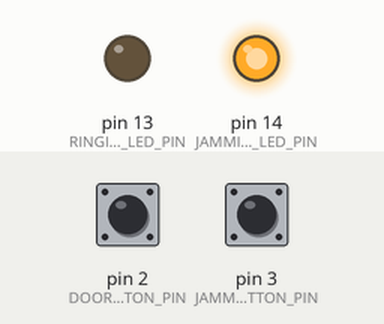
This sketch was run on a simulated Arduino Uno, built with avr-gcc and run on an emulated ATmega328P. Shown: output pins drawn as LEDs (lit = HIGH). The inputs (shaded band) are chosen by the test bench; at power-on: pin 2 (DOORBELL_BUTTON_PIN) HIGH, pin 3 (JAMMER_BUTTON_PIN) LOW. Pins used as bus, display or sensor lines are not drawn.

Above: at 0.05 s.
Timing chart, 0 to 13.4 s (numbered marks = the images above):
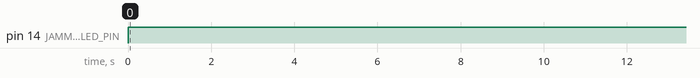

The sketch:

doorbell.ino
```cpp
// Doorbell ringer/jammer
// Adapted from "digital ding dong ditch" by samy kamkar - http://samy.pl/dingdong

#define BAUD 4800

#define TX_PIN 7

#define DOORBELL_BUTTON_PIN 2
#define RINGING_LED_PIN 13

#define JAMMER_BUTTON_PIN 3
#define JAMMING_LED_PIN 14

// Payload to be transmitted
byte bellMessage[] = {0x8E, 0x8E, 0x8E, 0x88, 0x8e, 0x8e, 0x8e, 0x8e, 0xee, 0xee, 0xee, 0x88, 0x80, 0x00, 0x00, 0x00, 0x00};

// Jamming pattern - stream of bits, 10101010 etc.  Send this 38 times for a second, 190 times for 5 seconds.
byte jammingMessage[] = {0xAA, 0xAA, 0xAA, 0xAA, 0xAA, 0xAA, 0xAA, 0xAA, 0xAA, 0xAA, 0xAA, 0xAA, 0xAA, 0xAA, 0xAA, 0xAA};

// This method is executed one time on the arduino.  Configure modes of various pins
void setup()
{
  pinMode(TX_PIN, OUTPUT);

  pinMode(DOORBELL_BUTTON_PIN, INPUT);
  pinMode(RINGING_LED_PIN, OUTPUT);

  pinMode(JAMMER_BUTTON_PIN, INPUT);
  pinMode(JAMMING_LED_PIN, OUTPUT);

  Serial.println("Doorbell Ringer");
}

void transmit(byte pattern[], int patternSize, int baud) {
  int bitSignalDurationMs = 1000.0 / baud * 1000.0;

  for (int i=0; i < patternSize; i++) {
    byte b = pattern[i];

    // Loop through each bit in the byte
    for (int j=0; j < 8; j++) {
        // If most significant bit is set, then transmit.
        if (b & 0x80) {
          digitalWrite(TX_PIN, HIGH);
        } else {
          digitalWrite(TX_PIN, LOW);
        }

        delayMicroseconds(bitSignalDurationMs);

        // Shift bits to the left and repeat
        b <<= 1;
    }
  }
  digitalWrite(TX_PIN, LOW);
}

void loop()
{
  // See if ringer button was pressed
  if (digitalRead(DOORBELL_BUTTON_PIN) == LOW) {
    // Turn on ringing LED
    digitalWrite(RINGING_LED_PIN, HIGH);
    Serial.println("Ringing");

    for (int j=0; j < 12; j++) {
      transmit(bellMessage, sizeof(bellMessage), 4800);
    }

    // Turn off ringing LED
    digitalWrite(RINGING_LED_PIN, LOW);
  } else {
    // See if jamming button was pressed
    if (digitalRead(JAMMER_BUTTON_PIN) == LOW) {
      // Turn on jamming LED
      digitalWrite(JAMMING_LED_PIN, HIGH);
      Serial.println("Jamming");

      // Just sending a "continuous wave" does not jam the signal.
      // digitalWrite(TX_PIN, HIGH);
      // delay(5000);
      // digitalWrite(TX_PIN, LOW);

      // Sending a 16 byte pattern of 10101010 etc.  760 times works out to be a duration of about 20 seconds.
      for (int j=0; j < 760; j++) {
        transmit(jammingMessage, sizeof(jammingMessage), 4800);
      }

      // Turn off jamming LED
      digitalWrite(JAMMING_LED_PIN, LOW);
    }
  }
}
```

Measured:
- by itself, pin 14 (JAMMING_LED_PIN): LOW → HIGH at 0.00 s
